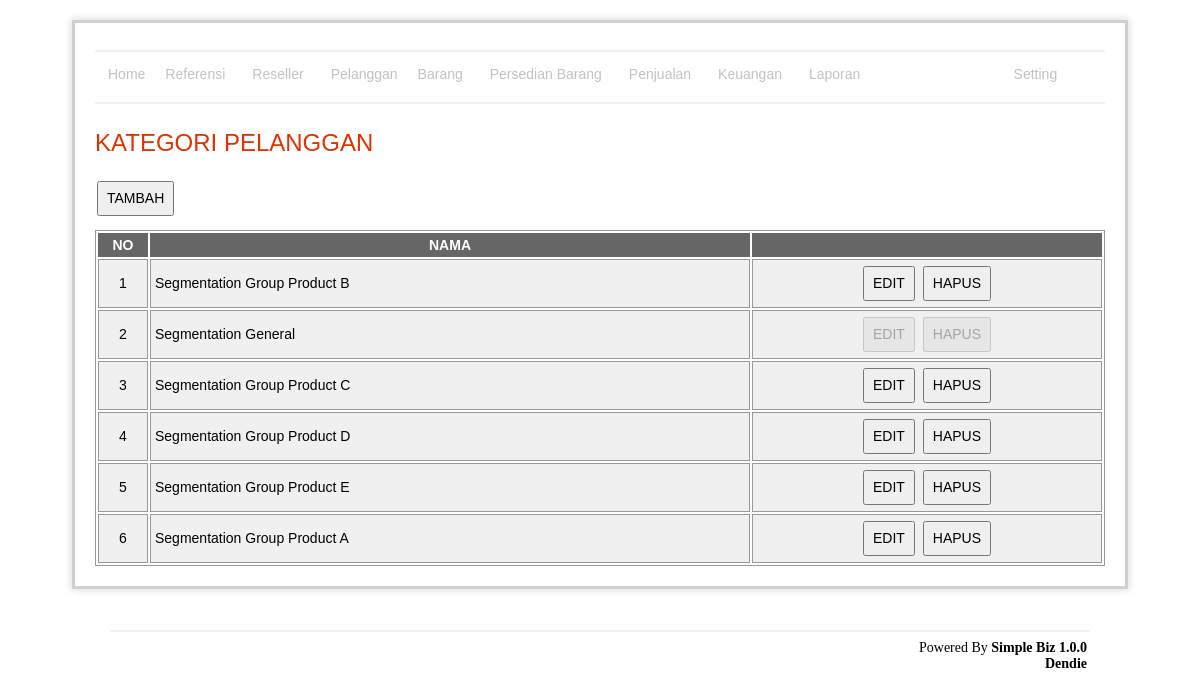
The page /client/index.php (signed in) on the database its author committed.
### tables this page shows
CREATE TABLE `client`  (
  `id` int(11) NOT NULL AUTO_INCREMENT,
  `name` varchar(255) NOT NULL,
  `phone` varchar(255) NOT NULL,
  `messanger` varchar(255) NOT NULL,
  `date` date NOT NULL,
  `address` tinytext NULL,
  `is_fix` enum('0','1') NOT NULL DEFAULT '0' COMMENT '0= can be delete, 1= not delete',
  `is_delete` enum('0','1') NOT NULL DEFAULT '0' COMMENT '0=no delete, 1=delete',
  PRIMARY KEY (`id`) USING BTREE
);

### client/indexRead.php (called while the page is built, shortened)
<?php
	include '../lib/connection.php';
	$query = "select id,name,phone,messanger,address,is_fix
		from client
		where is_delete = '0'
		order by name";
	$data = mysqli_query($con, $query) or die (mysqli_error($con));
?>

### client/index.php (the view, shortened to what this page needs)
<?php include 'indexRead.php' ?>
	<h1>KATEGORI PELANGGAN</h1>
	<p><input type="button" value="TAMBAH" onclick="window.location='add.php'" /></p>
	<?php if(mysqli_num_rows($data) < 1) : ?>
	 	<div class="warning">
			<h3><?php echo message::getMsg('emptySuccess') ?></h3>
		</div>
	<?php else: ?>
		<div id="tbl">
			<table width="100%">
				<thead>
					<tr>
						<th align="center" width="5%">NO</th>
						<th align="center" width="60%">NAMA</th>
						<th></th>
					</tr>
				</thead>
				<tbody>
					<?php $i=1; ?>
					<?php while($val = mysqli_fetch_array($data)): ?>
						<tr>
							<td align="center"><?php echo $i ?></td>
							<td><?php echo $val['name'] ?></td>
							<td align="center">
								<?php if($val['is_fix'] == 0): ?>
								<input type="button" value="EDIT" onclick="window.location='edit.php?id=<?php echo $val['id'] ?>'" />
									<input type="button" value="HAPUS" onclick="confirm('Anda yakin akan menghapus ?') ? window.location='delete.php?id=<?php echo $val['id'] ?>' : false" />
									<?php else: ?>
									<input type="button" value="EDIT" disabled/>
									<input type="button" value="HAPUS" disabled/>
								<?php endif; ?>
							</td>
						</tr>
					<?php $i++; ?>
					<?php endwhile; ?>
			</table>
		</div>
	<?php endif; ?>
<?php include '../template/main.php' ?>

### asset/css/style.css (style rules this page uses)
#content p { margin: 12px 20px 12px 0; text-align:left; }
#content h1 { color: #e13300; background-color: transparent; font-weight: normal; font-size: 24px; margin: 10px 0 5px 0; padding: 15px 0 10px 0px; text-align:left; }
table { font-size: 14px; }
#tbl table { border: 1px solid #999; }
#tbl th { font-weight: bold; text-align: center; font-size: 14px; background-color: #666; color: #fff; padding: 4px; }
#tbl td { border: 1px solid #999; font-weight: normal; font-size: 14px; padding: 4px; background-color: #f0f0f0; }
input[type="button"], input[type="submit"] { font-size: 14px; height: 35px; padding: 2px 8px 2px 8px; margin: 2px; }

### rows shown on the page
client: name "Segmentation Group Product B"
client: name "Segmentation General"
client: name "Segmentation Group Product C"
client: name "Segmentation Group Product D"
client: name "Segmentation Group Product E"
client: name "Segmentation Group Product A"
